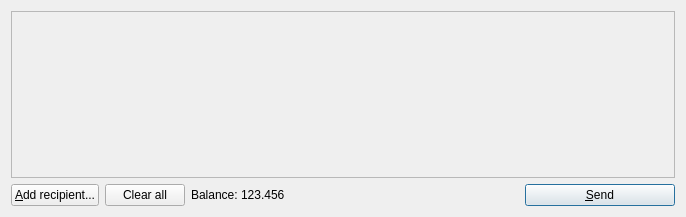
<?xml version="1.0" encoding="UTF-8"?>
<ui version="4.0">
 <class>SendCoinsDialog</class>
 <widget class="QDialog" name="SendCoinsDialog">
  <property name="geometry">
   <rect>
    <x>0</x>
    <y>0</y>
    <width>686</width>
    <height>217</height>
   </rect>
  </property>
  <property name="windowTitle">
   <string>Send</string>
  </property>
  <layout class="QVBoxLayout" name="verticalLayout">
   <item>
    <widget class="QScrollArea" name="scrollArea">
     <property name="widgetResizable">
      <bool>true</bool>
     </property>
     <widget class="QWidget" name="scrollAreaWidgetContents">
      <property name="geometry">
       <rect>
        <x>0</x>
        <y>0</y>
        <width>666</width>
        <height>161</height>
       </rect>
      </property>
      <layout class="QVBoxLayout" name="verticalLayout_2">
       <property name="leftMargin">
        <number>0</number>
       </property>
       <property name="topMargin">
        <number>0</number>
       </property>
       <property name="rightMargin">
        <number>0</number>
       </property>
       <property name="bottomMargin">
        <number>0</number>
       </property>
       <item>
        <layout class="QVBoxLayout" name="entries">
         <property name="spacing">
          <number>6</number>
         </property>
        </layout>
       </item>
       <item>
        <spacer name="verticalSpacer">
         <property name="orientation">
          <enum>Qt::Vertical</enum>
         </property>
         <property name="sizeHint" stdset="0">
          <size>
           <width>32</width>
           <height>40</height>
          </size>
         </property>
        </spacer>
       </item>
      </layout>
     </widget>
    </widget>
   </item>
   <item>
    <layout class="QHBoxLayout" name="horizontalLayout">
     <item>
      <widget class="QPushButton" name="addButton">
       <property name="toolTip">
        <string>Send to multiple recipients at once</string>
       </property>
       <property name="text">
        <string>&amp;Add recipient...</string>
       </property>
       <property name="icon">
        <iconset resource="../nexus.qrc">
         <normaloff>:/icons/add</normaloff>:/icons/add</iconset>
       </property>
      </widget>
     </item>
     <item>
      <widget class="QPushButton" name="clearButton">
       <property name="sizePolicy">
        <sizepolicy hsizetype="Minimum" vsizetype="Fixed">
         <horstretch>0</horstretch>
         <verstretch>0</verstretch>
        </sizepolicy>
       </property>
       <property name="toolTip">
        <string>Remove all transaction fields</string>
       </property>
       <property name="text">
        <string>Clear all</string>
       </property>
       <property name="icon">
        <iconset resource="../nexus.qrc">
         <normaloff>:/icons/remove</normaloff>:/icons/remove</iconset>
       </property>
       <property name="autoRepeatDelay">
        <number>300</number>
       </property>
      </widget>
     </item>
     <item>
      <layout class="QHBoxLayout" name="horizontalLayout_2">
       <property name="spacing">
        <number>3</number>
       </property>
       <item>
        <widget class="QLabel" name="label">
         <property name="text">
          <string>Balance:</string>
         </property>
        </widget>
       </item>
       <item>
        <widget class="QLabel" name="labelBalance">
         <property name="text">
          <string>123.456</string>
         </property>
         <property name="textInteractionFlags">
          <set>Qt::LinksAccessibleByMouse|Qt::TextSelectableByKeyboard|Qt::TextSelectableByMouse</set>
         </property>
        </widget>
       </item>
      </layout>
     </item>
     <item>
      <spacer name="horizontalSpacer">
       <property name="orientation">
        <enum>Qt::Horizontal</enum>
       </property>
       <property name="sizeHint" stdset="0">
        <size>
         <width>40</width>
         <height>20</height>
        </size>
       </property>
      </spacer>
     </item>
     <item>
      <widget class="QPushButton" name="sendButton">
       <property name="minimumSize">
        <size>
         <width>150</width>
         <height>0</height>
        </size>
       </property>
       <property name="toolTip">
        <string>Confirm the send action</string>
       </property>
       <property name="text">
        <string>&amp;Send</string>
       </property>
       <property name="icon">
        <iconset resource="../nexus.qrc">
         <normaloff>:/icons/send</normaloff>:/icons/send</iconset>
       </property>
       <property name="default">
        <bool>true</bool>
       </property>
      </widget>
     </item>
    </layout>
   </item>
  </layout>
 </widget>
 <resources>
  <include location="../nexus.qrc"/>
 </resources>
 <connections/>
</ui>
